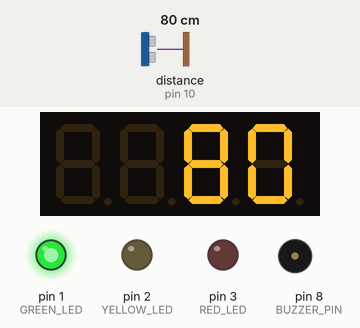
A sketch run on a simulated Arduino Uno, built with avr-gcc and run on an emulated ATmega328P. On the bench: 4-digit seven-segment display, output pins drawn as LEDs (lit = HIGH), buzzer (waves = sounding, pin HIGH). Wiring (inferred from the names in the program): ultrasonic range finder: trigger pin 9; echo pin 10; 4-digit 7-segment display, segments lit when HIGH: segments pin 11, pin 13, A3, A4, A5, pin 12, A2; digit selects pin 5, pin 6, pin 7, pin 4. Inputs (shaded band) come from the test bench; at power-on: distance to the obstacle (sensor on pin 10) 80 cm. The echo pulse lasts 58.3 µs per cm; the segment pins are drawn as the display they are named for; pins used as bus, display or sensor lines are not drawn.

Above: at 1.2 s.
1.3 s: distance to the obstacle (sensor on pin 10) set to 2 cm
At 1.8 s:
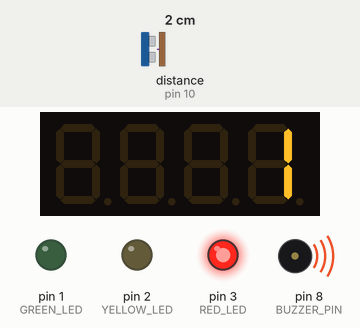
3.1 s: distance to the obstacle (sensor on pin 10) set to 35 cm
At 3.9 s:
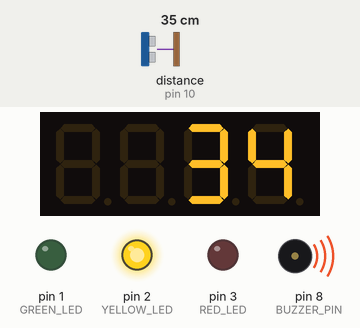
6.0 s: distance to the obstacle (sensor on pin 10) set to 60 cm
At 7.2 s:
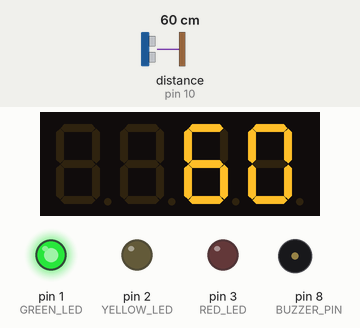
Timing chart, 0 to 9.0 s (numbered marks = the images above; inputs shaded):
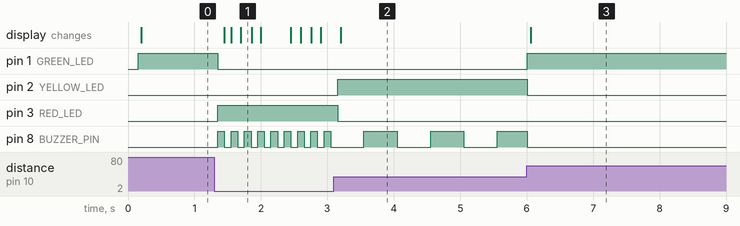

Measured:
- after the input at 1.3 s, pin 1 (GREEN_LED): HIGH → LOW after 0.05 s; pin 3 (RED_LED): LOW → HIGH after 0.05 s; pin 8 (BUZZER_PIN): alternates HIGH for 0.10 s and LOW for 0.10 s, starting after 0.05 s; the display: changes after 0.15 s (image 1)
- after the input at 3.1 s, pin 2 (YELLOW_LED): LOW → HIGH after 0.05 s; pin 3 (RED_LED): HIGH → LOW after 0.05 s; pin 8 (BUZZER_PIN): alternates HIGH for 0.50 s and LOW for 0.50 s, starting after 0.45 s; the display: changes after 0.10 s (image 2)
- after the input at 6.0 s, pin 1 (GREEN_LED): LOW → HIGH at once; pin 2 (YELLOW_LED): HIGH → LOW at once; the display: changes after 0.06 s (image 3)

The sketch:

parking_sensor.ino
```cpp
/*
  =====================================================================
  ARDUINO ULTRASONIC PARKING SENSOR
  =====================================================================
  Hardware:
    - HC-SR04 Ultrasonic Distance Sensor
    - 5641AS Common Cathode 4-Digit 7-Segment Display
    - 3 LEDs (Green / Yellow / Red)
    - Buzzer

  Behavior:
    - Measures distance in cm and shows it on the 4-digit display
    - > 50 cm   -> Green LED,  no buzzer
    - 20-50 cm  -> Yellow LED, slow beep
    - < 20 cm   -> Red LED,    fast beep

  The display is refreshed continuously using multiplexing (each digit
  is lit very briefly, one after another, fast enough that it looks
  like all 4 digits are on at once). No blocking delay() calls are
  used for the display or buzzer, so everything runs smoothly and
  the distance measurement doesn't cause flicker.

  NOTE ON PIN 1: Pin 1 on the Uno is also the hardware TX (Serial)
  pin. Using it for the Green LED means Serial.print() / the USB
  serial monitor may flicker the LED or misbehave while uploading
  or printing. This sketch does NOT use Serial for that reason.
  If you want serial debugging, move the Green LED to another pin.
  =====================================================================
*/

// ---------------------- HC-SR04 PINS --------------------------------
const int TRIG_PIN = 9;
const int ECHO_PIN = 10;

// ---------------------- LED PINS -------------------------------------
const int GREEN_LED  = 1;
const int YELLOW_LED = 2;
const int RED_LED    = 3;

// ---------------------- BUZZER PIN -----------------------------------
const int BUZZER_PIN = 8;

// ---------------------- 7-SEGMENT PINS --------------------------------
// Order: A, B, C, D, E, F, G
const int segPins[7] = {11, 13, A3, A4, A5, 12, A2};

// Digit (common cathode) control pins: Digit1(leftmost) .. Digit4(rightmost)
const int digitPins[4] = {5, 6, 7, 4};

// Segment patterns for digits 0-9.
// 1 = segment ON, 0 = segment OFF, in order A,B,C,D,E,F,G
const byte digitPatterns[10][7] = {
  {1,1,1,1,1,1,0}, // 0
  {0,1,1,0,0,0,0}, // 1
  {1,1,0,1,1,0,1}, // 2
  {1,1,1,1,0,0,1}, // 3
  {0,1,1,0,0,1,1}, // 4
  {1,0,1,1,0,1,1}, // 5
  {1,0,1,1,1,1,1}, // 6
  {1,1,1,0,0,0,0}, // 7
  {1,1,1,1,1,1,1}, // 8
  {1,1,1,1,0,1,1}  // 9
};

// Holds the digit (0-9) currently shown on each of the 4 positions.
// Use -1 to mean "blank" (used to suppress leading zeros).
int displayDigits[4] = {-1, -1, -1, -1};

// ---------------------- TIMING VARIABLES ------------------------------
unsigned long lastMuxTime   = 0;   // last time we switched the active digit
const unsigned long muxInterval = 3; // ms between digit switches (fast = no flicker)
int currentDigit = 0;               // which of the 4 digits is currently lit

unsigned long lastDistanceTime = 0;
const unsigned long distanceInterval = 150; // ms between distance measurements

unsigned long lastBuzzerToggle = 0;
bool buzzerState = false;

long currentDistance = 0; // last measured distance in cm

// =====================================================================
void setup() {
  // Ultrasonic sensor pins
  pinMode(TRIG_PIN, OUTPUT);
  pinMode(ECHO_PIN, INPUT);
  digitalWrite(TRIG_PIN, LOW);

  // LED pins
  pinMode(GREEN_LED, OUTPUT);
  pinMode(YELLOW_LED, OUTPUT);
  pinMode(RED_LED, OUTPUT);

  // Buzzer pin
  pinMode(BUZZER_PIN, OUTPUT);
  digitalWrite(BUZZER_PIN, LOW);

  // Segment pins
  for (int i = 0; i < 7; i++) {
    pinMode(segPins[i], OUTPUT);
    digitalWrite(segPins[i], LOW);
  }

  // Digit control pins
  // Common cathode: digit pin LOW = that digit's cathode is grounded = digit active
  for (int i = 0; i < 4; i++) {
    pinMode(digitPins[i], OUTPUT);
    digitalWrite(digitPins[i], HIGH); // start with all digits OFF (HIGH = inactive)
  }
}

// =====================================================================
void loop() {
  unsigned long now = millis();

  // ---- 1. Measure distance periodically (non-blocking schedule) ----
  if (now - lastDistanceTime >= distanceInterval) {
    lastDistanceTime = now;
    currentDistance = measureDistanceCM();
    updateDisplayDigits(currentDistance);
    updateLEDsAndBuzzerMode(currentDistance);
  }

  // ---- 2. Handle buzzer beeping pattern (non-blocking) ----
  handleBuzzer(now);

  // ---- 3. Refresh the 7-segment display (multiplexing, non-blocking) ----
  refreshDisplay(now);
}

// =====================================================================
// Measures distance using the HC-SR04 and returns the value in cm.
// Uses pulseIn() with a timeout so it can't hang forever.
// =====================================================================
long measureDistanceCM() {
  // Send a 10us trigger pulse
  digitalWrite(TRIG_PIN, LOW);
  delayMicroseconds(2);
  digitalWrite(TRIG_PIN, HIGH);
  delayMicroseconds(10);
  digitalWrite(TRIG_PIN, LOW);

  // Read echo pulse duration (timeout after ~25ms ~= 430cm max range)
  long duration = pulseIn(ECHO_PIN, HIGH, 25000);

  if (duration == 0) {
    // No echo received (out of range) -> treat as "far away"
    return 999;
  }

  // Speed of sound ~343 m/s -> distance(cm) = duration(us) / 58
  long distance = duration / 58;
  return distance;
}

// =====================================================================
// Breaks the distance value into individual digits for the display,
// suppressing leading zeros (but always showing at least the units digit).
// Example: 25 -> shows "  25" (blank, blank, 2, 5)
// =====================================================================
void updateDisplayDigits(long distance) {
  // Clamp to a displayable range (0-9999)
  if (distance > 9999) distance = 9999;
  if (distance < 0) distance = 0;

  int d[4];
  d[0] = (distance / 1000) % 10; // thousands
  d[1] = (distance / 100) % 10;  // hundreds
  d[2] = (distance / 10) % 10;   // tens
  d[3] = distance % 10;          // units

  // Suppress leading zeros (leftmost digits), keep at least the units digit
  bool leadingZero = true;
  for (int i = 0; i < 3; i++) { // check positions 0,1,2 (not the last/units digit)
    if (leadingZero && d[i] == 0) {
      displayDigits[i] = -1; // blank
    } else {
      leadingZero = false;
      displayDigits[i] = d[i];
    }
  }
  displayDigits[3] = d[3]; // units digit always shown
}

// =====================================================================
// Sets LED states and decides which buzzer "mode" should be active
// based on the measured distance.
// =====================================================================
enum BuzzerMode { BUZZ_OFF, BUZZ_SLOW, BUZZ_FAST };
BuzzerMode currentBuzzerMode = BUZZ_OFF;

void updateLEDsAndBuzzerMode(long distance) {
  if (distance > 50) {
    // Far away
    digitalWrite(GREEN_LED, HIGH);
    digitalWrite(YELLOW_LED, LOW);
    digitalWrite(RED_LED, LOW);
    currentBuzzerMode = BUZZ_OFF;
  } else if (distance >= 20) {
    // Medium distance (20-50 cm)
    digitalWrite(GREEN_LED, LOW);
    digitalWrite(YELLOW_LED, HIGH);
    digitalWrite(RED_LED, LOW);
    currentBuzzerMode = BUZZ_SLOW;
  } else {
    // Close (< 20 cm)
    digitalWrite(GREEN_LED, LOW);
    digitalWrite(YELLOW_LED, LOW);
    digitalWrite(RED_LED, HIGH);
    currentBuzzerMode = BUZZ_FAST;
  }
}

// =====================================================================
// Handles buzzer beeping without using delay(), based on currentBuzzerMode.
// =====================================================================
void handleBuzzer(unsigned long now) {
  unsigned long interval;

  switch (currentBuzzerMode) {
    case BUZZ_OFF:
      digitalWrite(BUZZER_PIN, LOW);
      return;
    case BUZZ_SLOW:
      interval = 500; // slow beep: toggle every 500ms
      break;
    case BUZZ_FAST:
      interval = 100; // fast beep: toggle every 100ms
      break;
  }

  if (now - lastBuzzerToggle >= interval) {
    lastBuzzerToggle = now;
    buzzerState = !buzzerState;
    digitalWrite(BUZZER_PIN, buzzerState ? HIGH : LOW);
  }
}

// =====================================================================
// Refreshes the 7-segment display using multiplexing.
// Each call (roughly every muxInterval ms) turns off the previous digit,
// sets the segments for the next digit, and turns that digit on.
// Cycling through all 4 digits fast enough makes them appear lit
// simultaneously to the human eye (no visible flicker).
// =====================================================================
void refreshDisplay(unsigned long now) {
  if (now - lastMuxTime < muxInterval) {
    return; // not time to switch digits yet
  }
  lastMuxTime = now;

  // Turn off all digits first (avoid ghosting between digits)
  for (int i = 0; i < 4; i++) {
    digitalWrite(digitPins[i], HIGH); // HIGH = inactive for common cathode w/ transistor-less direct drive
  }

  int value = displayDigits[currentDigit];

  if (value >= 0 && value <= 9) {
    // Set segment pins according to the digit pattern
    for (int s = 0; s < 7; s++) {
      digitalWrite(segPins[s], digitPatterns[value][s] ? HIGH : LOW);
    }
    // Activate this digit (LOW = active, common cathode)
    digitalWrite(digitPins[currentDigit], LOW);
  } else {
    // Blank digit: turn all segments off
    for (int s = 0; s < 7; s++) {
      digitalWrite(segPins[s], LOW);
    }
    // Leave digit pin HIGH (inactive) so nothing shows
  }

  // Move to the next digit for the next refresh cycle
  currentDigit++;
  if (currentDigit > 3) currentDigit = 0;
}
```
